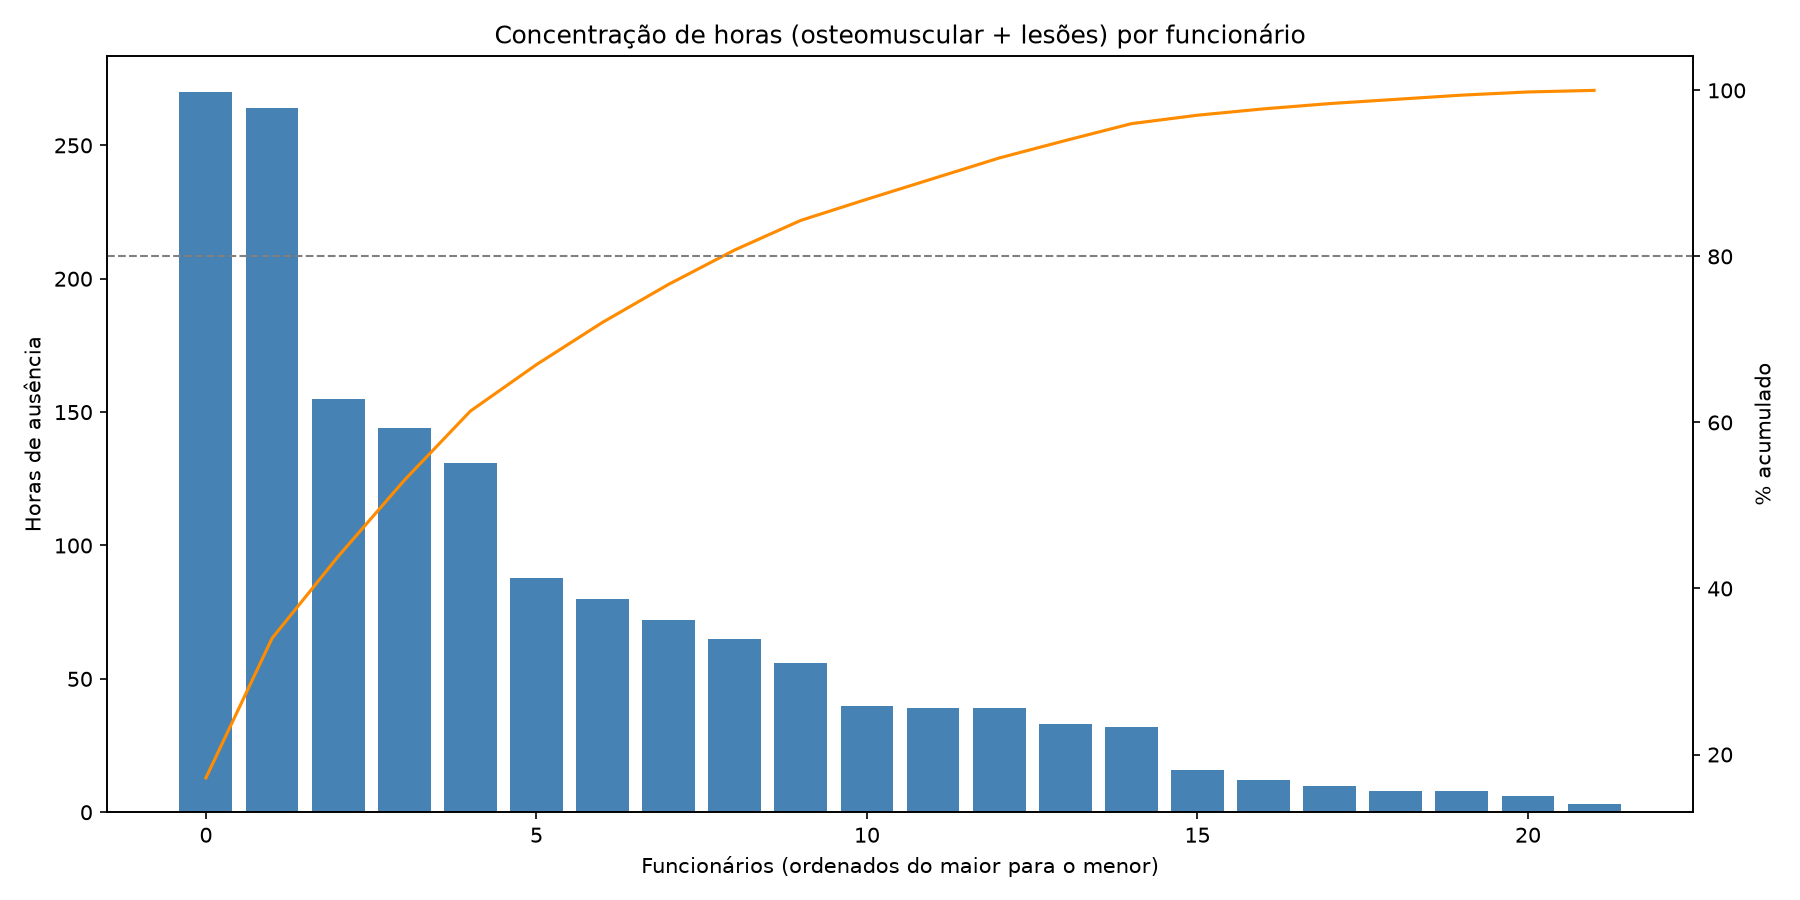

This figure's Python source:
import pandas as pd
from sqlalchemy import create_engine
import matplotlib.pyplot as plt

engine = create_engine("postgresql://dbt_user:dbt_pass@localhost:5433/absenteeismo")

query = """
    SELECT employee_id, absenteeism_hours
    FROM dbt_marilia.int_absenteeism_enriched
    WHERE reason_code IN (13, 19)
"""
df = pd.read_sql(query, engine)

by_employee = df.groupby("employee_id")["absenteeism_hours"].sum().reset_index()
by_employee = by_employee.sort_values("absenteeism_hours", ascending=False).reset_index(drop=True)

by_employee["cum_hours"] = by_employee["absenteeism_hours"].cumsum()
by_employee["cum_pct"] = 100 * by_employee["cum_hours"] / by_employee["absenteeism_hours"].sum()

total_employees = len(by_employee)
employees_for_80pct = (by_employee["cum_pct"] <= 80).sum() + 1

print(f"Total de funcionários com ausência por osteomuscular/lesões: {total_employees}")
print(f"Funcionários necessários para atingir 80% das horas: {employees_for_80pct} ({100*employees_for_80pct/total_employees:.1f}% do grupo)")
print()
print(by_employee.head(15).to_string(index=False))

fig, ax1 = plt.subplots(figsize=(12, 6))

ax1.bar(range(len(by_employee)), by_employee["absenteeism_hours"], color="steelblue")
ax1.set_ylabel("Horas de ausência")
ax1.set_xlabel("Funcionários (ordenados do maior para o menor)")

ax2 = ax1.twinx()
ax2.plot(range(len(by_employee)), by_employee["cum_pct"], color="darkorange")
ax2.set_ylabel("% acumulado")
ax2.axhline(80, color="gray", linestyle="--", linewidth=1)

plt.title("Concentração de horas (osteomuscular + lesões) por funcionário")
plt.tight_layout()
plt.savefig("pareto_funcionario.png", dpi=150)
print("\nGráfico salvo em pareto_funcionario.png")
